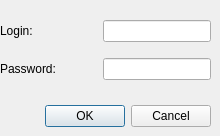
<?xml version="1.0" encoding="UTF-8"?>
<ui version="4.0">
 <class>Dialog_SignIn</class>
 <widget class="QDialog" name="Dialog_SignIn">
  <property name="geometry">
   <rect>
    <x>0</x>
    <y>0</y>
    <width>220</width>
    <height>136</height>
   </rect>
  </property>
  <property name="sizePolicy">
   <sizepolicy hsizetype="Fixed" vsizetype="Fixed">
    <horstretch>0</horstretch>
    <verstretch>0</verstretch>
   </sizepolicy>
  </property>
  <property name="windowTitle">
   <string>Sign-In</string>
  </property>
  <widget class="QDialogButtonBox" name="buttonBox">
   <property name="geometry">
    <rect>
     <x>20</x>
     <y>100</y>
     <width>191</width>
     <height>32</height>
    </rect>
   </property>
   <property name="orientation">
    <enum>Qt::Horizontal</enum>
   </property>
   <property name="standardButtons">
    <set>QDialogButtonBox::Cancel|QDialogButtonBox::Ok</set>
   </property>
  </widget>
  <widget class="QWidget" name="verticalLayoutWidget">
   <property name="geometry">
    <rect>
     <x>0</x>
     <y>10</y>
     <width>211</width>
     <height>80</height>
    </rect>
   </property>
   <layout class="QVBoxLayout" name="verticalLayout">
    <item>
     <layout class="QHBoxLayout" name="horizontalLayout">
      <item>
       <widget class="QLabel" name="label_login">
        <property name="text">
         <string>Login:</string>
        </property>
       </widget>
      </item>
      <item>
       <spacer name="horizontalSpacer">
        <property name="orientation">
         <enum>Qt::Horizontal</enum>
        </property>
        <property name="sizeHint" stdset="0">
         <size>
          <width>33</width>
          <height>20</height>
         </size>
        </property>
       </spacer>
      </item>
      <item>
       <widget class="QLineEdit" name="lineEdit_login">
        <property name="enabled">
         <bool>true</bool>
        </property>
       </widget>
      </item>
     </layout>
    </item>
    <item>
     <layout class="QHBoxLayout" name="horizontalLayout_2">
      <item>
       <widget class="QLabel" name="label_password">
        <property name="text">
         <string>Password:</string>
        </property>
       </widget>
      </item>
      <item>
       <spacer name="horizontalSpacer_2">
        <property name="orientation">
         <enum>Qt::Horizontal</enum>
        </property>
        <property name="sizeHint" stdset="0">
         <size>
          <width>40</width>
          <height>20</height>
         </size>
        </property>
       </spacer>
      </item>
      <item>
       <widget class="QLineEdit" name="lineEdit_pass">
        <property name="sizePolicy">
         <sizepolicy hsizetype="Fixed" vsizetype="Fixed">
          <horstretch>0</horstretch>
          <verstretch>0</verstretch>
         </sizepolicy>
        </property>
        <property name="echoMode">
         <enum>QLineEdit::Password</enum>
        </property>
       </widget>
      </item>
     </layout>
    </item>
   </layout>
  </widget>
 </widget>
 <resources/>
 <connections>
  <connection>
   <sender>buttonBox</sender>
   <signal>accepted()</signal>
   <receiver>Dialog_SignIn</receiver>
   <slot>accept()</slot>
   <hints>
    <hint type="sourcelabel">
     <x>248</x>
     <y>254</y>
    </hint>
    <hint type="destinationlabel">
     <x>157</x>
     <y>274</y>
    </hint>
   </hints>
  </connection>
  <connection>
   <sender>buttonBox</sender>
   <signal>rejected()</signal>
   <receiver>Dialog_SignIn</receiver>
   <slot>reject()</slot>
   <hints>
    <hint type="sourcelabel">
     <x>316</x>
     <y>260</y>
    </hint>
    <hint type="destinationlabel">
     <x>286</x>
     <y>274</y>
    </hint>
   </hints>
  </connection>
 </connections>
</ui>
